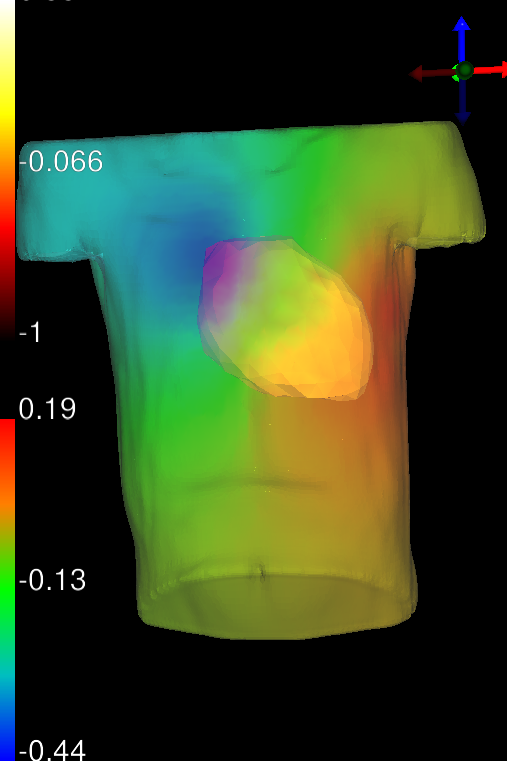
#> input picture test_data/diff_test/test_image_1.png, 507 x 761 px
$ python CompareImg.py   (older library calls are emulated)
#> lines starting #> are read from the running program, lines starting #| are printed output that depends on the picture; long printed decimals are rounded
#	REQUIRED TASK 3 AND BONUS TASK 2

from skimage.measure import compare_ssim as ss #to calculate structural similarity measure
import numpy as np
import cv2 #image reading, transformation and grayscale conversion

def main():
	test_image1=cv2.imread("test_data/diff_test/test_image_1.png")
#> test_image1 is the input picture: shape (761, 507, 3); mean B, G, R 33.5, 69, 52.2
	test_image2=cv2.imread("test_data/diff_test/test_image_2.png")
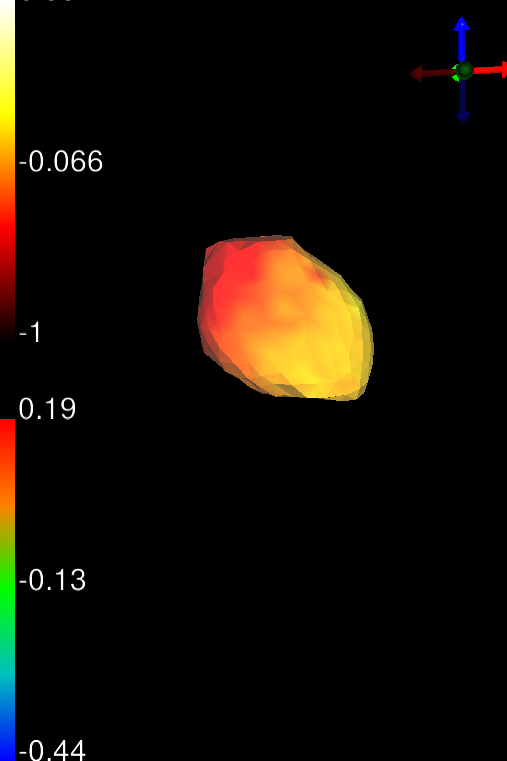
#> input picture test_data/diff_test/test_image_2.png, 507 x 761 px
#> test_image2 is the input picture: shape (761, 507, 3); mean B, G, R 5.9, 13.1, 19.2
	#print(len(image1[0]))
	image1=cv2.imread("test_data/2D/w1.png")
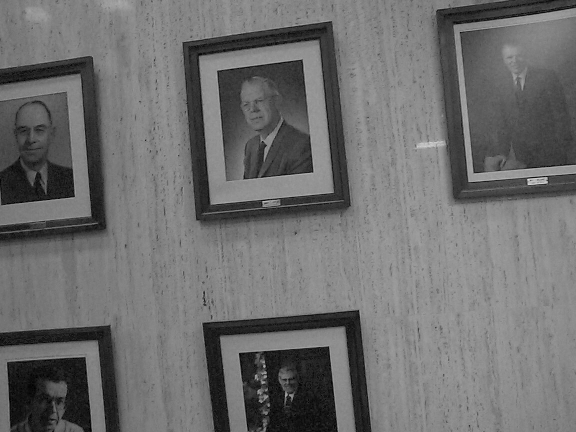
#> input picture test_data/2D/w1.png, 576 x 432 px
#> image1 is the input picture: shape (432, 576, 3); min 0, max 226, mean 110
	image2=cv2.imread("test_data/2D/w0.png")
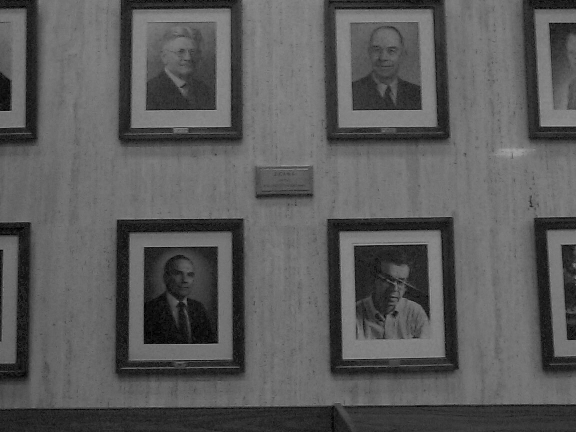
#> input picture test_data/2D/w0.png, 576 x 432 px
#> image2 is the input picture: shape (432, 576, 3); min 0, max 163, mean 91


	#converting into grayscale using cv2

	#Required Task 3
	image_comparision(test_image1,test_image2)
#> in image_comparision, `image2=cv2.cvtColor(image2,cv2.COLOR_RGB2GRAY)`:
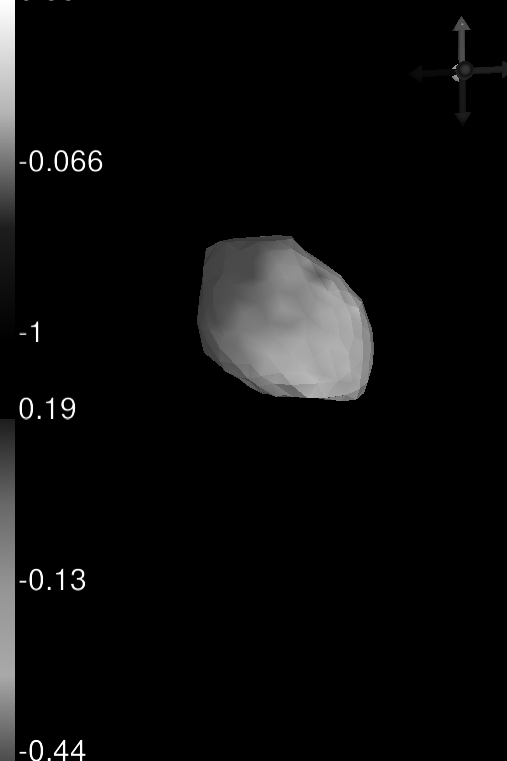
#> image2: shape (761, 507); min 0, max 255, mean 11.6
	image_comparision(image1,image2)

	#Bonus Task 2
	transformation(image1, image2)

#comparing images by two methods: 1) Mean Squared Error 2) Structural Similarity
def image_comparision(image1,image2):
	image1=cv2.cvtColor(image1,cv2.COLOR_RGB2GRAY)
	image2=cv2.cvtColor(image2,cv2.COLOR_RGB2GRAY)


	mean_sq_error=mean_square_error(image1,image2)
#> in mean_square_error, `error=np.sum((np_array1-np_array2)**2)`: error = 2.07e+09
#> in mean_square_error, `error=error/(image1.shape[0]*image1.shape[1])`: error = 5359.1
	stuct_similarity=ss(image1,image2)

	print("Mean Squared Error:",mean_sq_error)
	print("Structural Similarity:",stuct_similarity)

def mean_square_error(image1,image2):
    np_array1=image1.astype("float")
    np_array2=image2.astype("float")
    error=np.sum((np_array1-np_array2)**2)
    error=error/(image1.shape[0]*image1.shape[1])

    return error


def transformation(image1, image2):

	rows=image1.shape
	cols=len(image1[0])

	#first roatating to the image w1 to improve the angle
	M = cv2.getRotationMatrix2D((cols/2,rows[0]/2),-4,1)
	dst=cv2.warpAffine(image1,M,(cols,rows[0]))

	#translating the image w1 to get the image present on image1 out of the site so as to avoid the part of image that is common to the 2 images
	M1=np.float32([[1,0,-150],[0,1,5]])
	dst1=cv2.warpAffine(dst,M1,(cols,rows[0]))

	#translating the image w0 so that it is in-line with the other image and to eliminate the part that is covered in the other image
	M2=np.float32([[1,0,100],[0,1,5]])
	dst2=cv2.warpAffine(image2,M2,(cols,rows[0]))

	#combining both the images
	combine=np.concatenate((dst2,dst1),axis=1)

	#image distplay
	cv2.imshow('Combined Image',combine)
	cv2.waitKey(0)
	cv2.destroyAllWindows()


if __name__=='__main__':
	main()
#> in image_comparision, `stuct_similarity=ss(image1,image2)`: stuct_similarity = 0.594
#| Mean Squared Error: 5359.148
#| Structural Similarity: 0.5941
#| Mean Squared Error: 3043.250
#| Structural Similarity: 0.3295
#> in transformation, `cols=len(image1[0])`: cols = 576
#> in transformation, `M = cv2.getRotationMatrix2D((cols/2,rows[0]/2),-4,1)`: M = [[0.998, -0.0698, 15.77], [0.0698, 0.998, -19.56]]
#> in transformation, `dst1=cv2.warpAffine(dst,M1,(cols,rows[0]))`:
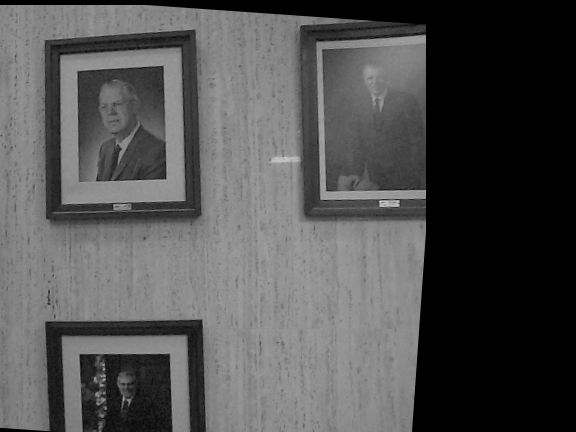
#> dst1: shape (432, 576, 3); min 0, max 221, mean 81.7
#> in transformation, `dst2=cv2.warpAffine(image2,M2,(cols,rows[0]))`:
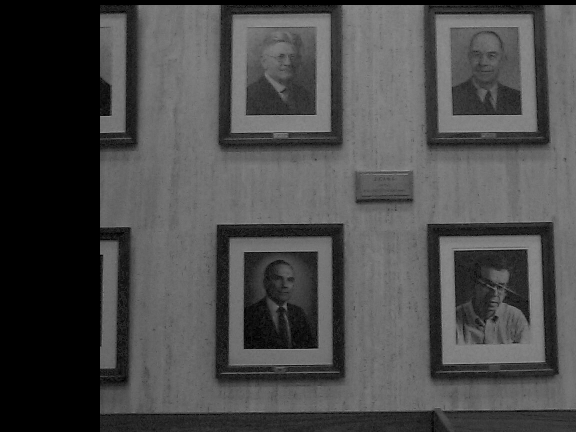
#> dst2: shape (432, 576, 3); min 0, max 159, mean 73.8
#> in transformation, `combine=np.concatenate((dst2,dst1),axis=1)`:
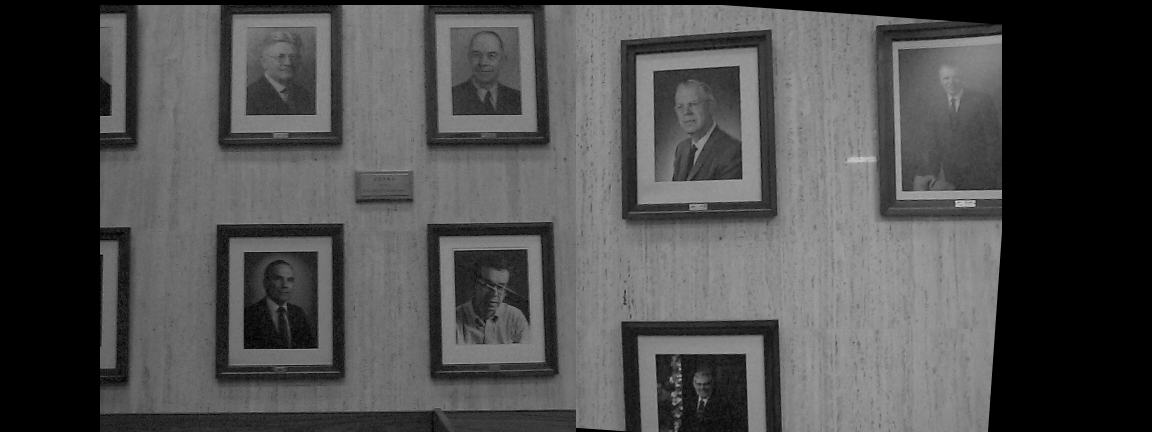
#> combine: shape (432, 1152, 3); min 0, max 221, mean 77.8
